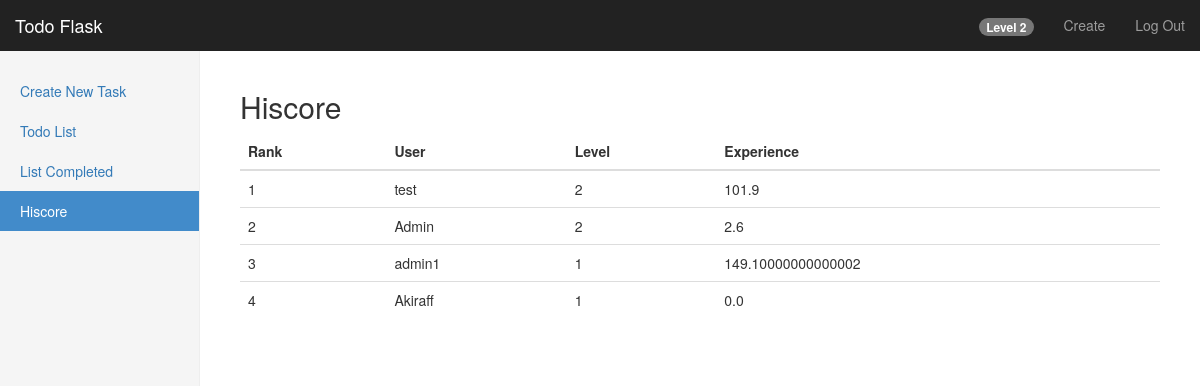
The app's page /dashboard/hiscore (signed in) with its own data.
### models/experience.py (models this page shows)
class Experience(db.Model):
    id = db.Column(db.Integer, primary_key=True)
    user_id = db.Column(db.Integer, db.ForeignKey('user.id'))
    username = db.Column(db.String)
    level = db.Column(db.Integer)
    xp = db.Column(db.Float)
    total_xp = db.Column(db.Float)

### route.py (the view)
@app.route('/dashboard/hiscore')
@login_required
def dashboard_hiscore():
    experience = get_all_experience_users()
    return render_template('/dashboard/hiscore.html', users=experience, level=get_user_level(current_user))

### controllers/experience_controller.py (called while the page is built)
def get_all_experience_users():
    xp = Experience.query.order_by(Experience.total_xp.desc()).all()
    return xp

def get_user_level(current_user):
    user = Experience.query.filter_by(author=current_user).first()
    return user.level

### route.py (called while the page is built)
@login_manager.user_loader
def load_user(user_id):
    return User.query.get(int(user_id))

### templates/dashboard/hiscore.html (shortened to what this page needs)
{% extends "bootstrap/base.html" %}
{% import "bootstrap/wtf.html" as wtf %}
{% block styles %}
    {{super()}}
    <link rel="stylesheet" href="{{url_for('.static', filename='dashboard.css')}}">
    <link rel="stylesheet" href="{{url_for('.static', filename='dashboard-list.css')}}">
{% endblock %}
{% block content %}
    <nav class="navbar navbar-inverse navbar-fixed-top">
        <div class="container-fluid">
            <div class="navbar-header">
                <a class="navbar-brand" href="#">Todo Flask</a>
            </div>
            <div id="navbar" class="navbar-collapse collapse">
                <ul class="nav navbar-nav navbar-right">
                    <li><a><span class="badge">Level {{level}}</span></a></li>
                    <li><a href="/dashboard/create">Create</a></li>
                    <li><a href="/logout">Log Out</a></li>
                </ul>
            </div>
        </div>
    </nav>
    <div class="container-fluid">
        <div class="row">
            <div class="col-sm-3 col-md-2 sidebar">
                <ul class="nav nav-sidebar">
                    <li><a href="/dashboard/create">Create New Task</a></li>
                    <li><a href="/dashboard/list">Todo List</a></li>
                    <li><a href="/dashboard/complete">List Completed</a></li>
                    <li class="active"><a href="/dashboard/hiscore">Hiscore</a></li>
                </ul>
            </div>
            <div class="col-sm-9 col-sm-offset-3 col-md-10 col-md-offset-2 main">
                <h2>Hiscore</h2>
                <table class="table">
                    <thead>
                        <tr>
                            <th>Rank</th>
                            <th>User</th>
                            <th>Level</th>
                            <th>Experience</th>
                        </tr>
                    </thead>
                    <tbody>
                        {% for user in users %}
                            <tr>
                                <td>{{loop.index}}</td>
                                <td>{{user.username}}</td>
                                <td>{{user.level}}</td>
                                <td>{{user.xp}}</td>
                            </tr>
                        {% endfor %}
                    </tbody>
                </table>
            </div>
        </div>
    </div>
{% endblock %}

### static/dashboard.css (style rules this page uses)
body { padding-top: 50px; }
.navbar-fixed-top { border: 0; }
.sidebar { display: none; }
@media (min-width: 768px) { .sidebar { position: fixed; top: 51px; bottom: 0; left: 0; z-index: 1000; display: block; padding: 20px; overflow-x: hidden; overflow-y: auto; background-color: #f5f5f5; border-right: 1px solid #eee; } }
.nav-sidebar { margin-right: -21px; margin-bottom: 20px; margin-left: -20px; }
.nav-sidebar > li > a { padding-right: 20px; padding-left: 20px; }
.nav-sidebar > .active > a, .nav-sidebar > .active > a:hover, .nav-sidebar > .active > a:focus { color: #fff; background-color: #428bca; }
.main { padding: 20px; }
@media (min-width: 768px) { .main { padding-right: 40px; padding-left: 40px; } }

### records on screen
Experience: username "test", level "2", xp "101.9"
Experience: username "Admin", level "2", xp "2.6"
Experience: username "admin1", level "1", xp "149.10000000000002"
Experience: username "Akiraff", level "1", xp "0.0"

### other values on screen
{{ level }} "2"
